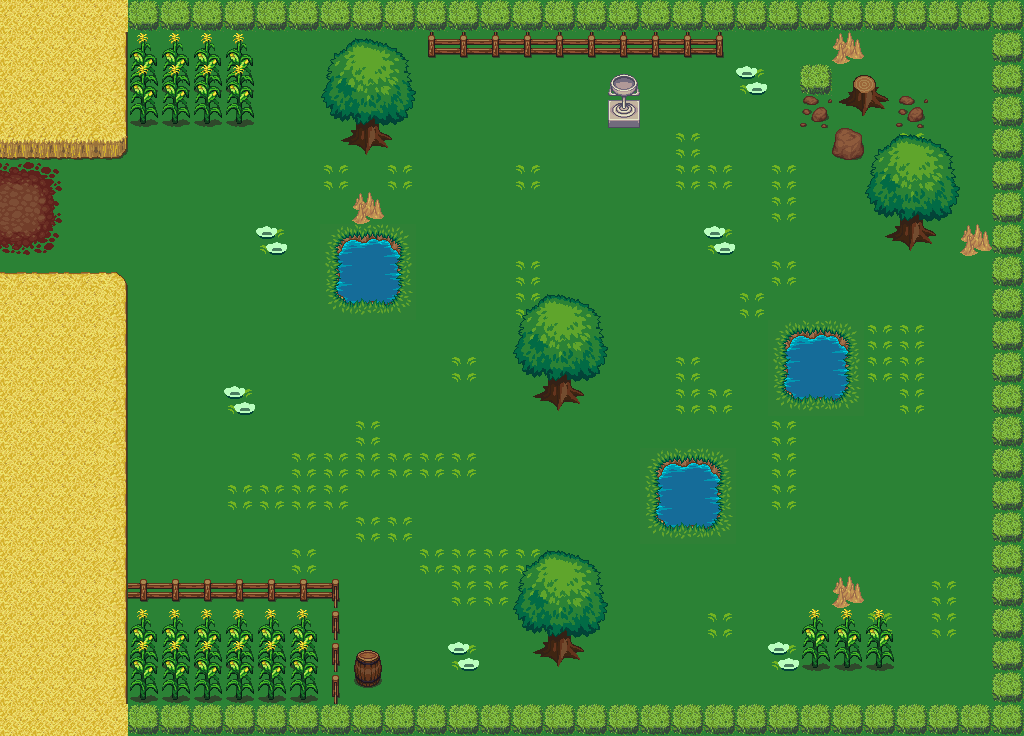

Tiled map render using the project's own tile images. Description and the map definition, with tile-layer contents summarised, below:
An orthogonal 32x23 tile map with 32x32 px tiles, 11 tile layers (Sol, Décorations, Obstacles, Frontières, ...), 2 tilesets.

<map version="1.0" tiledversion="1.0.3" orientation="orthogonal" renderorder="right-down" width="32" height="23" tilewidth="32" tileheight="32" nextobjectid="1">
 <tileset firstgid="1" source="Atlas.tsx" />
 <tileset firstgid="1025" source="Atlas2.tsx" />
 <layer name="Sol" width="32" height="23">
  <data>[736 cells, 736 non-empty, 1 distinct tile ids]</data>
 </layer>
 <layer name="Décorations" width="32" height="23">
  <data>[736 cells, 134 non-empty, 14 distinct tile ids]</data>
 </layer>
 <layer name="Obstacles" width="32" height="23">
  <data>[736 cells, 134 non-empty, 40 distinct tile ids]</data>
 </layer>
 <layer name="Frontières" width="32" height="23">
  <data>[736 cells, 106 non-empty, 7 distinct tile ids]</data>
 </layer>
 <layer name="Nord" width="32" height="23">
  <data>[736 cells, 0 non-empty, 0 distinct tile ids]</data>
 </layer>
 <layer name="Sud" width="32" height="23">
  <data>[736 cells, 0 non-empty, 0 distinct tile ids]</data>
 </layer>
 <layer name="Est" width="32" height="23">
  <data>[736 cells, 0 non-empty, 0 distinct tile ids]</data>
 </layer>
 <layer name="Ouest" width="32" height="23">
  <data>[736 cells, 3 non-empty, 3 distinct tile ids]</data>
 </layer>
 <layer name="Potions" width="32" height="23">
  <data>[736 cells, 2 non-empty, 1 distinct tile ids]</data>
 </layer>
 <layer name="Clef" width="32" height="23">
  <data>[736 cells, 1 non-empty, 1 distinct tile ids]</data>
 </layer>
 <layer name="Pièges" width="32" height="23">
  <data>[736 cells, 4 non-empty, 1 distinct tile ids]</data>
 </layer>
</map>
